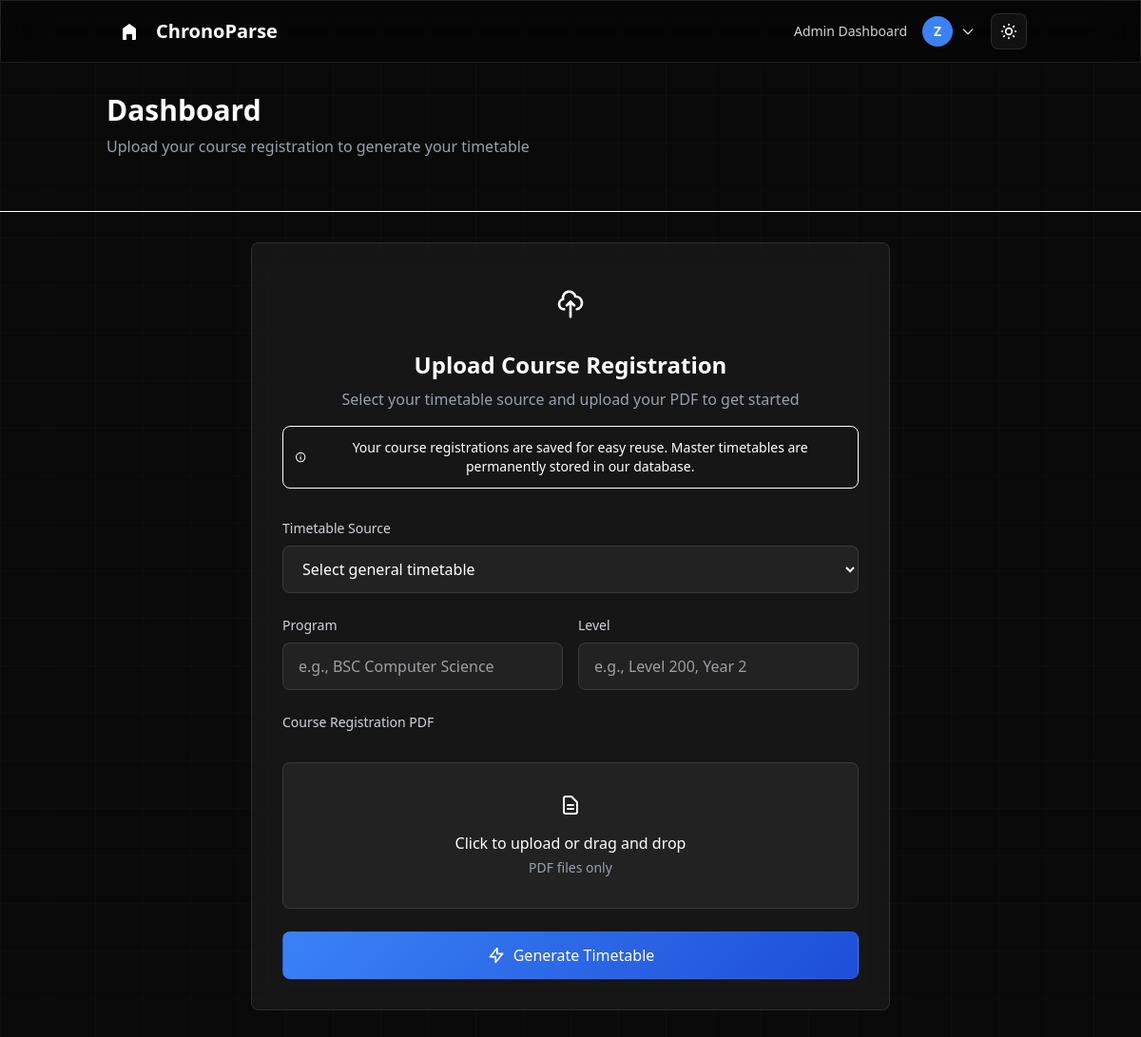
The page /student-dashboard/ (signed in) on the database as committed earlier.
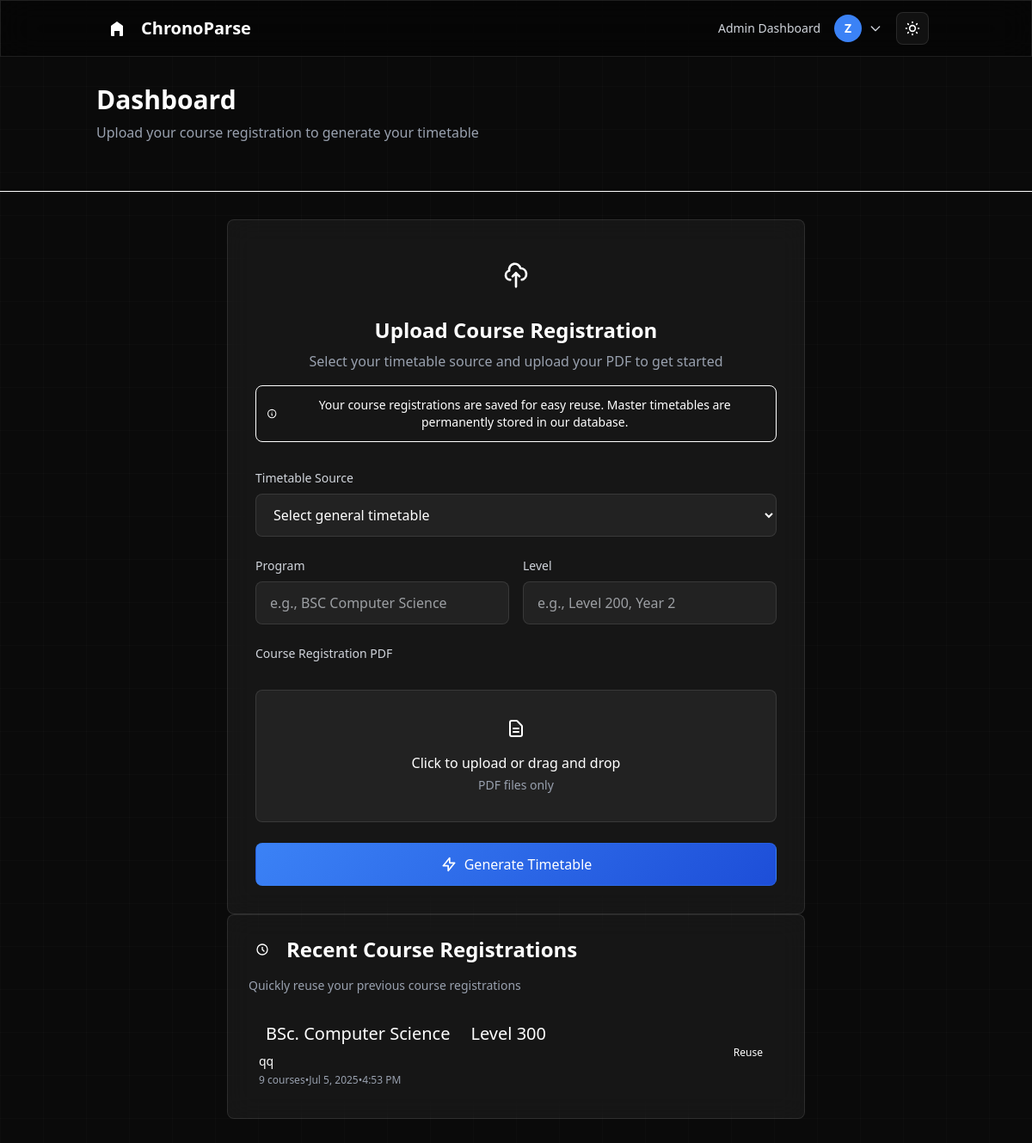
The same page on the database as committed later.
### core/models.py (models this page shows, shortened)
class User(AbstractUser):
    STUDENT = 'student'
    TEACHER = 'teacher'
    STAFF = 'staff'
    OTHER = 'other'
    ROLE_CHOICES = [
        (STUDENT, 'Student'),
        (TEACHER, 'Teacher'),
        (STAFF, 'Staff'),
        (OTHER, 'Other'),
    ]
    role = models.CharField(
        max_length=20,
        choices=ROLE_CHOICES,
        default=STUDENT,
        help_text="User role in the institution"
    )

class CourseRegistrationHistory(models.Model):
    user = models.ForeignKey(User, on_delete=models.CASCADE)
    source = models.ForeignKey(TimetableSource, on_delete=models.CASCADE)
    course_codes = models.TextField()  # JSON string of course codes
    display_name = models.CharField(max_length=255)
    program = models.CharField(max_length=100, blank=True, null=True)
    level = models.CharField(max_length=50, blank=True, null=True)
    created_at = models.DateTimeField(auto_now_add=True)
    last_used = models.DateTimeField(auto_now=True)
    class Meta:
        ordering = ['-last_used']
    def get_course_count(self):
        try:
            return len(json.loads(self.course_codes))
        except:
            return 0

class TimetableSource(models.Model):
    PROCESSING = 'PROCESSING'
    COMPLETED = 'COMPLETED'
    FAILED = 'FAILED'
    STATUS_CHOICES = [
        (PROCESSING, 'Processing'),
        (COMPLETED, 'Completed'),
        (FAILED, 'Failed'),
    ]
    academic_year = models.CharField(max_length=10)
    semester = models.CharField(max_length=20)
    display_name = models.CharField(max_length=255)
    source_json = models.FileField(upload_to='master_timetables/')
    uploader = models.ForeignKey(User, on_delete=models.CASCADE)
    created_at = models.DateTimeField(auto_now_add=True)
    status = models.CharField(
        max_length=10, choices=STATUS_CHOICES, default=PROCESSING)
    events_parsed = models.BooleanField(default=False)
    total_events = models.IntegerField(default=0)

### core/views.py (the view, shortened to what this page needs)
# urls.py: path('student-dashboard/', StudentDashboardView.as_view(),
class StudentDashboardView(LoginRequiredMixin, View):
    def get(self, request):
        sources = TimetableSource.objects.all().order_by('-created_at')
        history = CourseRegistrationHistory.objects.filter(
            user=request.user).order_by('-last_used')[:5]
        return render(request, 'core/student_dashboard.html', {
            'sources': sources,
            'history': history
        })

### core/templates/core/student_dashboard.html (shortened to what this page needs)
{% extends "theme/base.html" %}
{% block content %}
<div class="min-h-screen"
     x-data="{
         loading: false,
         searchTerm: '',
         selectedTemplate: 'modern',
         viewMode: 'cards'
     }"
    <div class="border-b border-white/10 bg-black/20 backdrop-blur-sm">
        <div class="container mx-auto px-6 py-8">
            <div class="flex flex-col lg:flex-row lg:items-center lg:justify-between">
                <div class="mb-6 lg:mb-0">
                    <h1 class="text-3xl font-semibold text-white mb-2">
                        Dashboard
                    </h1>
                    <p class="text-gray-400">
                        Upload your course registration to generate your timetable
                    </p>
                </div>
            </div>
        </div>
    </div>
    <div class="container mx-auto px-6 py-8">
        {% if not schedule %}
        <div class="max-w-2xl mx-auto">
            <div class="glass-card p-8 rounded-lg card-hover fade-in">
                <div class="text-center mb-8">
                    <div class="w-16 h-16 bg-blue-500/20 rounded-lg flex items-center justify-center mx-auto mb-4">
                        <svg class="w-8 h-8 text-blue-400" fill="none" stroke="currentColor" viewBox="0 0 24 24">
                            <path stroke-linecap="round" stroke-linejoin="round" stroke-width="2" d="M7 16a4 4 0 01-.88-7.903A5 5 0 1115.9 6L16 6a5 5 0 011 9.9M15 13l-3-3m0 0l-3 3m3-3v12"></path>
                        </svg>
                    </div>
                    <h2 class="text-2xl font-semibold text-white mb-2">Upload Course Registration</h2>
                    <p class="text-gray-400">Select your timetable source and upload your PDF to get started</p>
                    <div class="mt-4 p-3 bg-blue-500/10 border border-blue-500/20 rounded-lg">
                        <div class="flex items-center">
                            <svg class="w-4 h-4 text-blue-400 mr-2" fill="none" stroke="currentColor" viewBox="0 0 24 24">
                                <path stroke-linecap="round" stroke-linejoin="round" stroke-width="2"
                                    d="M13 16h-1v-4h-1m1-4h.01M21 12a9 9 0 11-18 0 9 9 0 0118 0z"></path>
                            </svg>
                            <p class="text-blue-300 text-sm">Your course registrations are saved for easy reuse. Master timetables are
                                permanently stored in our database.</p>
                        </div>
                    </div>
                </div>
                <form method="post" enctype="multipart/form-data" class="space-y-6" @submit="loading = true">
                    <div>
                        <label for="timetable_source" class="block text-sm font-medium text-gray-300 mb-2">Timetable Source</label>
                        <select name="timetable_source" id="timetable_source" required class="input-modern block w-full px-4 py-3 rounded-lg">
                            <option value="">Select general timetable</option>
                        </select>
                    </div>
                    <div class="grid grid-cols-1 md:grid-cols-2 gap-4">
                        <div>
                            <label for="program" class="block text-sm font-medium text-gray-300 mb-2">Program</label>
                            <input type="text" name="program" id="program" class="input-modern block w-full px-4 py-3 rounded-lg"
                                placeholder="e.g., BSC Computer Science">
                        </div>
                        <div>
                            <label for="level" class="block text-sm font-medium text-gray-300 mb-2">Level</label>
                            <input type="text" name="level" id="level" class="input-modern block w-full px-4 py-3 rounded-lg"
                                placeholder="e.g., Level 200, Year 2">
                        </div>
                    </div>
                    <div>
                        <label for="course_reg_pdf" class="block text-sm font-medium text-gray-300 mb-2">Course Registration PDF</label>
                        <div class="relative">
                            <div class="input-modern border-2 border-dashed border-white/20 rounded-md p-8 text-center hover:border-blue-400 transition-all duration-300">
                                <div class="w-12 h-12 bg-blue-500/20 rounded-lg flex items-center justify-center mx-auto mb-4">
                                    <svg class="w-6 h-6 text-blue-400" fill="none" stroke="currentColor" viewBox="0 0 24 24">
                                        <path stroke-linecap="round" stroke-linejoin="round" stroke-width="2" d="M9 12h6m-6 4h6m2 5H7a2 2 0 01-2-2V5a2 2 0 012-2h5.586a1 1 0 01.707.293l5.414 5.414a1 1 0 01.293.707V19a2 2 0 01-2 2z"></path>
                                    </svg>
                                </div>
                                <p class="text-white font-medium mb-1">Click to upload or drag and drop</p>
                                <p class="text-gray-400 text-sm">PDF files only</p>
                            </div>
                        </div>
                    </div>
                    <div class="pt-4">
                        <button type="submit"
                                class="btn-primary w-full py-3 rounded-lg font-medium flex items-center justify-center"
                                :class="{ 'opacity-50 cursor-not-allowed': loading }"
                                :disabled="loading">
                            <span x-show="!loading" class="flex items-center">
                                <svg class="w-5 h-5 mr-2" fill="none" stroke="currentColor" viewBox="0 0 24 24">
                                    <path stroke-linecap="round" stroke-linejoin="round" stroke-width="2" d="M13 10V3L4 14h7v7l9-11h-7z"></path>
                                </svg>
                                Generate Timetable
                            </span>
                        </button>
                    </div>
            </form>
        </div>
{% if history %}
<div class="max-w-2xl mx-auto mt-16">
    <div class="glass-card p-6 rounded-lg card-hover fade-in">
        <div class="flex items-center mb-4">
            <div class="w-8 h-8 bg-purple-500/20 rounded-lg flex items-center justify-center mr-3">
                <svg class="w-4 h-4 text-purple-400" fill="none" stroke="currentColor" viewBox="0 0 24 24">
                    <path stroke-linecap="round" stroke-linejoin="round" stroke-width="2"
                        d="M12 8v4l3 3m6-3a9 9 0 11-18 0 9 9 0 0118 0z"></path>
                </svg>
            </div>
            <h3 class="text-2xl font-semibold text-white">Recent Course Registrations</h3>
        </div>
        <p class="text-gray-400 text-sm mb-4">Quickly reuse your previous course registrations</p>
        <div class="space-y-3">
            {% for item in history %}
            <div
                class="flex items-center justify-between p-3 bg-white/5 rounded-lg hover:bg-white/10 transition-colors duration-200">
                <div class="flex-1">
                    {% if item.program or item.level %}
                    <div class="flex items-center space-x-2 mb-1">
                        {% if item.program %}
                        <span
                            class="inline-flex items-center px-2 py-1 rounded bg-purple-500/20 text-purple-300 text-xl font-medium">
                            {{ item.program }}
                        </span>
                        {% endif %}
                        {% if item.level %}
                        <span
                            class="inline-flex items-center px-2 py-1 rounded bg-blue-500/20 text-blue-300 text-xl font-medium">
                            Level {{ item.level }}
                        </span>
                        {% endif %}
                    </div>
                    {% endif %}
                    <h4 class="text-white font-medium text-sm">{{ item.source.display_name }}</h4>
                    <div class="flex items-center text-gray-400 text-xs mt-1 space-x-3">
                        <span>{{ item.get_course_count }} course{{ item.get_course_count|pluralize }}</span>
                        <span>•</span>
                        <span>{{ item.last_used|date:"M j, Y" }}</span>
                        <span>•</span>
                        <span>{{ item.last_used|date:"g:i A" }}</span>
                    </div>
                </div>
                <a href="{% url 'reuse_course_registration' item.id %}"
                    class="inline-flex items-center px-3 py-1 bg-purple-500/20 text-purple-300 text-xs font-medium rounded-lg hover:bg-purple-500/30 transition-colors duration-200">
                    Reuse
                </a>
            </div>
            {% endfor %}
        </div>
    </div>
</div>
{% endif %}
        {% endif %}
</div>
{% endblock %}

### theme/templates/theme/base.html (shortened to what this page needs)
{% load static %}
{% load tailwind_tags %}
<!DOCTYPE html>
<html lang="en" x-data="themeManager()" :class="theme">
<head>
    {% tailwind_css %}
</head>
<body class="font-sans text-white">
    {% include "theme/partials/_navbar.html" %}
    <main>
        {% block content %}{% endblock %}
    </main>
</body>
</html>

### theme/templates/theme/partials/_navbar.html (shortened to what this page needs)
<nav class="glass-dark sticky top-0 z-50 border-b border-white/10" x-data="{ open: false }">
    <div class="container mx-auto px-6 lg:px-8">
        <div class="flex justify-between items-center h-16">
            <div class="flex-shrink-0">
                <a href="{% url 'home' %}" class="text-xl font-semibold text-white hover:text-blue-400 transition-colors duration-300 flex items-center">
                    <div class="w-8 h-8 bg-blue-500 rounded-lg mr-3 flex items-center justify-center">
                        <svg class="w-5 h-5 text-white" fill="currentColor" viewBox="0 0 20 20">
                            <path d="M10 2L3 7v11a1 1 0 001 1h3v-6h6v6h3a1 1 0 001-1V7l-7-5z"/>
                        </svg>
                    </div>
                    ChronoParse
                </a>
            </div>
            <div class="hidden md:flex items-center space-x-4">
                {% if user.is_authenticated %}
                    {% if user.is_staff %}
                        <a href="{% url 'admin_dashboard' %}" class="text-gray-300 hover:text-white text-sm font-medium transition-colors duration-200">Admin Dashboard</a>
                    {% else %}
                        <a href="{% url 'student_dashboard' %}" class="text-gray-300 hover:text-white text-sm font-medium transition-colors duration-200">Dashboard</a>
                    {% endif %}
                    <div class="relative" x-data="{ profileOpen: false }">
                        <button @click="profileOpen = !profileOpen"
                            class="flex items-center space-x-2 text-gray-300 hover:text-white transition-colors duration-200">
                            <div class="w-8 h-8 bg-accent rounded-full flex items-center justify-center">
                                <span class="text-white text-sm font-bold">{{ user.username|first|upper }}</span>
                            </div>
                            <svg class="w-4 h-4" fill="none" stroke="currentColor" viewBox="0 0 24 24">
                                <path stroke-linecap="round" stroke-linejoin="round" stroke-width="2" d="M19 9l-7 7-7-7"></path>
                            </svg>
                        </button>
                    </div>
                    <button @click="toggleTheme()" class="p-2 rounded-lg glass-card hover:bg-white/10 transition-all duration-200" title="Toggle theme">
                    </button>
                {% endif %}
            </div>
        </div>
    </div>
</nav>

### theme/templates/theme/base.html (style rules this page uses)
:root { --bg-primary: #0a0a0a; --bg-secondary: rgba(255, 255, 255, 0.05); --text-primary: #ffffff; --text-secondary: #d1d5db; --border-color: rgba(255, 255, 255, 0.1); --accent-color: #3b82f6; --accent-hover: #2563eb; --background: #0a0a0a; --divider: rgba(255, 255, 255, 0.1); --toggle-off: #374151; }
body { background: var(--bg-primary); min-height: 100vh; position: relative; color: var(--text-primary); transition: background-color 0.3s ease, color 0.3s ease; }
body::before { content: ''; position: fixed; top: 0; left: 0; width: 100%; height: 100%; background-image: linear-gradient(rgba(255, 255, 255, 0.02) 1px, transparent 1px), linear-gradient(90deg, rgba(255, 255, 255, 0.02) 1px, transparent 1px); background-size: 50px 50px; pointer-events: none; z-index: -1; transition: opacity 0.3s ease; }
.glass-card { background: var(--bg-secondary); backdrop-filter: blur(15px); border: 1px solid var(--border-color); transition: all 0.3s ease; }
.glass-dark { background: rgba(0, 0, 0, 0.4); backdrop-filter: blur(20px); border: 1px solid var(--border-color); transition: all 0.3s ease; }
.btn-primary { background: linear-gradient(135deg, var(--accent-color), #1d4ed8); border: 1px solid rgba(59, 130, 246, 0.3); color: white; border-radius: 0.5rem; transition: all 0.3s ease; }
.bg-accent { background-color: var(--accent-color); }
.input-modern { background: var(--bg-secondary); border: 1px solid var(--border-color); color: var(--text-primary); border-radius: 0.5rem; transition: all 0.3s ease; }
.input-modern::placeholder { color: var(--text-secondary); opacity: 0.7; }
.input-modern option { background-color: rgb(31, 41, 55); color: white; padding: 8px; }
.card-hover { transition: all 0.3s ease; }
.fade-in { animation: fadeIn 0.6s ease-out; }

Rows that differ between the two databases and show on the page:
added CourseRegistrationHistory: program "BSc. Computer Science", level "300", source.display_name "qq", get_course_count "9", last_used "Jul 5, 2025", last_used "4:53 PM"
Other text that changed with them:
text now shown: "Recent Course Registrations Quickly reuse your previous course registrations"
